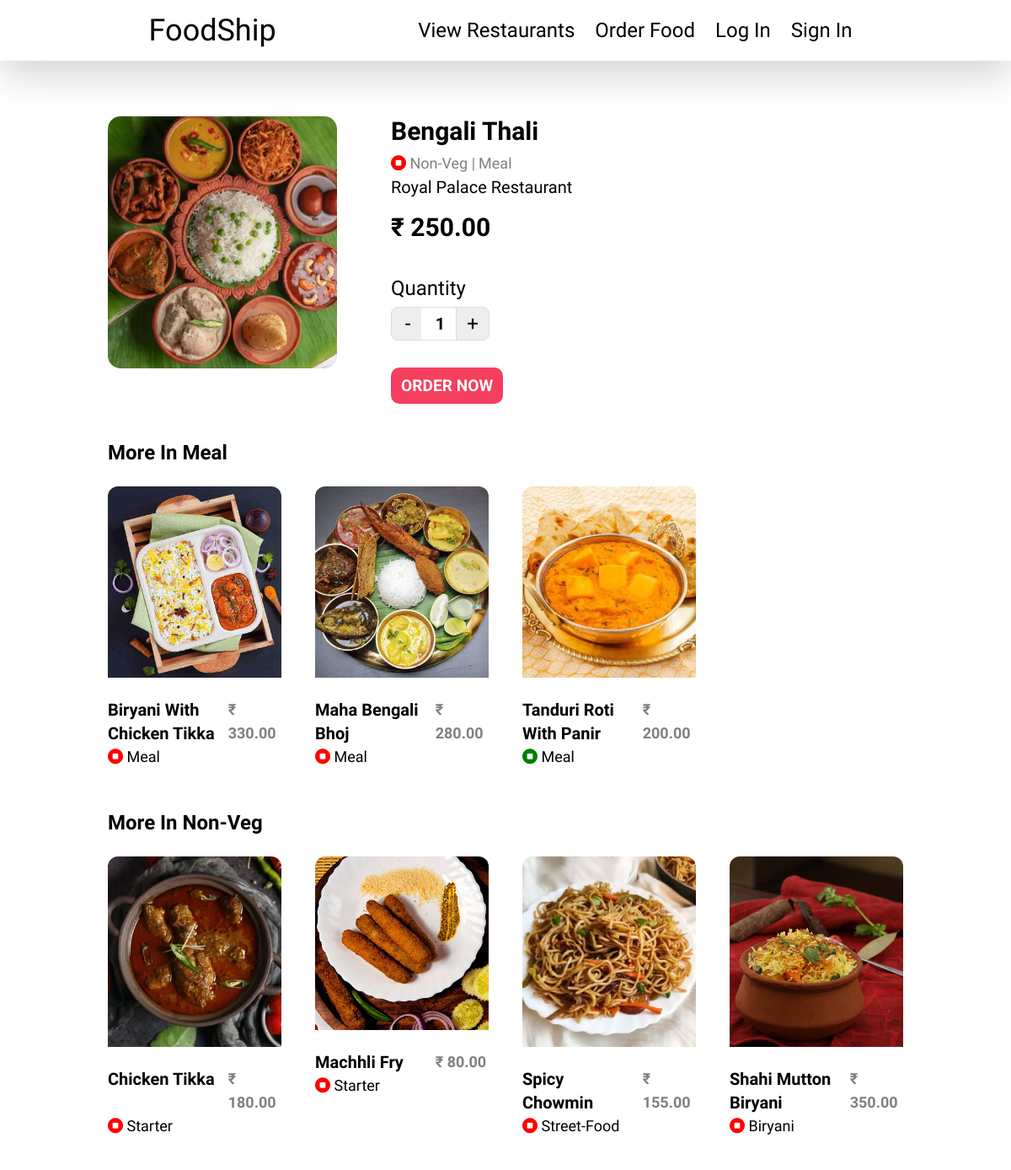
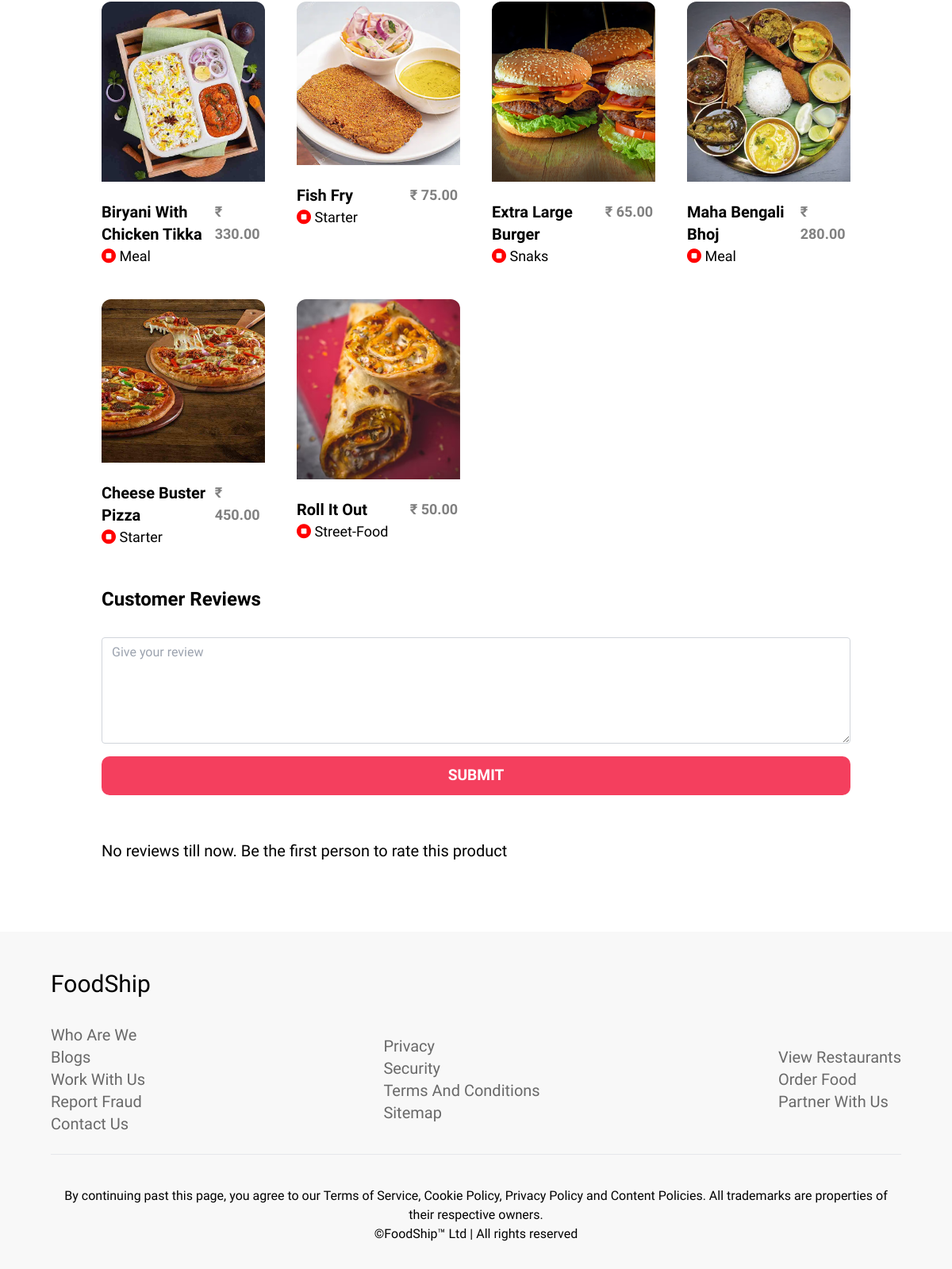
The page /products/view/794f1442-a0c3-4231-9d47-d1ac0458cb72 on the database its author committed (2 pictures, top to bottom).
### product/models.py (models this page shows, shortened)
class Product(models.Model):
    product_id = models.UUIDField(primary_key=True, unique=True, default = uuid.uuid4, editable=False)
    product_name = models.CharField(max_length = 255)
    restaurant = models.ForeignKey(Restaurant, on_delete=models.CASCADE)
    price = models.DecimalField(max_digits=8, decimal_places=2)
    product_image = models.FileField(upload_to = 'product/', max_length=555)
    food_type = models.CharField(max_length=255, choices = food_type_choices, default='veg')
    meal_type = models.CharField(max_length=255, choices = meal_type_choices, default='starter')
    added_on = models.DateTimeField(default=timezone.now)

### restaurant/models.py (models this page shows)
class Restaurant(models.Model):
    restaurant_id = models.UUIDField(primary_key=True, default=uuid.uuid4, unique=True, editable=False)
    restaurant_name = models.CharField(max_length = 255)
    restaurant_image = models.FileField(upload_to= 'restaurant/', max_length=555, default=None)
    restaurant_type = models.CharField(max_length=255, choices = restaurant_type_choices, default='family')
    available_foodTypes = models.CharField(max_length = 255, blank = True)
    country = models.CharField(max_length = 255, blank = True)
    state = models.CharField(max_length = 255, blank = True)
    city = models.CharField(max_length = 255)
    street = models.CharField(max_length = 255)
    pin = models.IntegerField()
    phone = models.IntegerField()
    timing = models.CharField(max_length = 255, default = "10 AM to 12 Midnight")
    rating = models.DecimalField(max_digits = 2, decimal_places=1)
    home_delivery = models.BooleanField(default = False)
    full_bar_available = models.BooleanField(default = False)
    takeaway_available = models.BooleanField(default = False)
    vegitarian_only = models.BooleanField(default = False)
    live_sports_screening = models.BooleanField(default = False)
    deserts_and_bakes = models.BooleanField(default = False)
    live_music = models.BooleanField(default = False)
    smoking_area = models.BooleanField(default = False)
    family_dining = models.BooleanField(default = False)
    romantic_dining = models.BooleanField(default = False)
    indoor_seating = models.BooleanField(default = False)
    outdoor_seating = models.BooleanField(default = False)
    nightlife = models.BooleanField(default = False)
    free_wifi = models.BooleanField(default = False)
    pool = models.BooleanField(default = False)
    def __str__(self):
        return self.restaurant_name

### product/views.py (the view)
# urls.py: path('view/<productID>', ProductView),
def ProductView(request, productID):
    user_city = request.session.get('user_city', 'you')
    product = Product.objects.get(product_id = productID)
    similarProductMealType = Product.objects.filter(meal_type = product.meal_type)
    similarProductMealType = similarProductMealType.exclude(product_id = productID)
    similarProductFoodType = Product.objects.filter(food_type = product.food_type)
    similarProductFoodType = similarProductFoodType.exclude(product_id = productID)
    product_reviews = ProductReview.objects.filter(product = product.product_name).order_by('-added_on')
    context = {
        "product_id" : productID,
        'product' : product,
        'similar_products_mealType' : similarProductMealType,
        'similar_products_foodType' : similarProductFoodType[:16],
        'len_similar_products_mealType' : len(similarProductMealType),
        'len_similar_products_foodType' : len(similarProductFoodType),
        'product_reviews' : product_reviews,
        'len_product_reviews' : len(product_reviews),
    }
    return render(request, './product/viewProduct.html', context)

### templates/product/viewProduct.html (shortened to what this page needs)
{% extends '../blocks/base.html' %}
{% block css %}
<link rel="stylesheet" href="/static/css/viewProduct.css">
{% endblock css %}
{% block body %}
<section class="section px-32 pb-12">
    <div>
        <div id="product-view-box" class="grid grid-cols-3 gap-16 my-12">
            <div id="product-img-box">
                <img src="/media/{{product.product_image}}" alt="">
            </div>
            <div id="product-info-box" class="col-span-2">
                <h1 class="f-bold text-3xl capitalize mb-1.5">
                    {{product.product_name}}
                </h1>
                <div class="flex text-lg f-light text-gray capitalize" style="color: gray;">
                    <p><i class="fa fa-stop-circle" {% if product.food_type == 'non-veg' %}style="color:red;"{%else%}style="color:green;"{%endif%}></i> {{product.food_type}} | </p>
                    <p class="ml-1"> {{product.meal_type}}</p>
                </div>
                <h3 class="f-light text-xl capitalize">{{product.restaurant}}</h3>
                <h3 class="text-3xl f-bold mt-4">&#x20B9; <span id="product-price">{{product.price}}</span> </h3>
                <div class="pt-8">
                    <h3 class="f-light text-2xl py-1.5">Quantity</h3>
                    <div id="quantity-box">
                        <div class="value-button f-light text-2xl" id="decrease" onclick="decreaseValue()" value="Decrease Value">-</div>
                        <input type="number" id="number" class="f-bold text-xl" value="1" />
                        <div class="value-button f-light text-2xl" id="increase" onclick="increaseValue()" value="Increase Value">+</div>
                    </div>
                    <div class="pt-10">
                        <a href="/order/{{product.product_id}}?q=1" class="my-btn1" id="order-btn">Order now</a>
                    </div>
                </div>
            </div>
        </div>
        <div id="similar-products">
            {% if len_similar_products_mealType != 0%}
            <div class="my-12">
                <h3 class="f-bold text-2xl capitalize">
                    more in {{product.meal_type}}
                </h3>
                <div class="grid grid-cols-4 gap-10 w-full mt-6">
                    {% for p in similar_products_mealType%}
                    <a href="/products/view/{{p.product_id}}" class="food-box">
                        <div class="image-box pb-3">
                            <img src="/media/{{p.product_image}}"
                                alt="">
                        </div>
                        <div class="text-box grid grid-cols-3 gap-2 mt-3">
                            <div class="col-span-2">
                                <h3 class="f-bold text-xl capitalize">{{p.product_name}}</h3>
                            </div>
                            <div>
                                <p class="text-lg f-bold" style="color: gray;">&#x20B9; {{p.price}}</p>
                            </div>
                        </div>
                        <p class="text-lg f-light text-gray capitalize"><i class="fa fa-stop-circle" {% if p.food_type == 'non-veg' %}style="color:red;"{%else%}style="color:green;"{%endif%}></i> {{p.meal_type}}</p>
                    </a>
                    {% endfor %}
                </div>
            </div>
            {% endif %}
            {% if len_similar_products_foodType != 0 %}
            <div class="my-12">
                <h3 class="f-bold text-2xl capitalize">
                    more in {{product.food_type}}
                </h3>
                <div class="grid grid-cols-4 gap-10 w-full mt-6">
                    {% for p in similar_products_foodType%}
                    <a href="/products/view/{{p.product_id}}" class="food-box">
                        <div class="image-box pb-3">
                            <img src="/media/{{p.product_image}}"
                                alt="">
                        </div>
                        <div class="text-box grid grid-cols-3 gap-2 mt-3">
                            <div class="col-span-2">
                                <h3 class="f-bold text-xl capitalize">{{p.product_name}}</h3>
                            </div>
                            <div>
                                <p class="text-lg f-bold" style="color: gray;">&#x20B9; {{p.price}}</p>
                            </div>
                        </div>
                        <p class="text-lg f-light text-gray capitalize"><i class="fa fa-stop-circle" {% if p.food_type == 'non-veg' %}style="color:red;"{%else%}style="color:green;"{%endif%}></i> {{p.meal_type}}</p>
                    </a>
                    {% endfor %}
                </div>
            </div>
            {% endif %}
        </div>
        <div id="reviews">
            <h3 class="f-bold text-2xl capitalize">
                customer reviews
            </h3>
            <div class="w-full my-8">
                <form action="{% url 'addProductReview' %}?product_id={{product_id}}" method="post">
                    <textarea name="review" id="review" class="f-light form-control block w-full px-3 py-1.5 text-base font-normal text-gray-700 bg-white bg-clip-padding border border-solid border-gray-300 rounded transition ease-in-out m-0 focus:text-gray-700 focus:bg-white focus:border-blue-600 focus:outline-none" placeholder="Give your review" rows="5"></textarea>
                    <div class="py-4">
                        <button class="my-btn1 w-full" type="submit">Submit</button>
                    </div>
                </form>
            </div>
            {% if len_product_reviews != 0 %}
            <div class="flex-col w-full my-10">
                {% for review in product_reviews%}
                <div class="w-full flex items-start justify-between">
                    <div class="text-left w-5/6">
                        <h3 class="text-2xl f-bold capitalize mb-2.5">{{review.username}}</h3>
                        <p class="f-light text-lg">{{review.review}}</p>
                    </div>
                    <div class="f-light text-xl text-right">{{review.added_on}}</div>
                </div>
                <hr class="my-6">
                {% endfor %}
            </div>
            {% else %}
            <h3 class="f-light text-xl my-10">No reviews till now. Be the first person to rate this product</h3>
            {% endif %}
        </div>
    </div>
</section>
{% endblock body %}

### static/css/base.css (style rules this page uses)
.f-bold, .my-btn1 { font-family: 'Baloo 2', cursive; font-weight: 600; }
.f-light { font-family: 'Baloo 2', cursive; font-weight: 400; }
section { width: 100%; }
.section { padding-top: 90px; }
.my-btn1 { text-transform: uppercase; color: white; cursor: pointer; -webkit-transition: all 0.3s ease-in-out; transition: all 0.3s ease-in-out; background-color: #f43f5e !important; padding: 10px 12px; border-radius: 10px; font-size: 1.2rem; }
.food-box { border-radius: 12px; overflow: hidden; -webkit-transition: all 0.35s ease-in-out; transition: all 0.35s ease-in-out; max-width: 235px; }

### static/css/viewProduct.css (style rules this page uses)
.f-bold, .my-btn1 { font-family: 'Baloo 2', cursive; font-weight: 600; }
.f-light { font-family: 'Baloo 2', cursive; font-weight: 400; }
section { width: 100%; }
.section { padding-top: 90px; }
.my-btn1 { text-transform: uppercase; color: white; cursor: pointer; -webkit-transition: all 0.3s ease-in-out; transition: all 0.3s ease-in-out; background-color: #f43f5e !important; padding: 10px 12px; border-radius: 10px; font-size: 1.2rem; }
#product-img-box { border-radius: 15px; }
#product-img-box img { width: 100%; border-radius: 15px; }
#quantity-box, #number, .value-button { display: -webkit-box; display: -ms-flexbox; display: flex; -webkit-box-align: center; -ms-flex-align: center; align-items: center; -webkit-box-pack: center; -ms-flex-pack: center; justify-content: center; }
#quantity-box { -webkit-box-pack: start; -ms-flex-pack: start; justify-content: flex-start; }
.value-button { border: 1px solid #ddd; margin: 0px; width: 40px; height: 40px; text-align: center; vertical-align: middle; padding: 11px 0; background: #eee; -webkit-user-select: none; -moz-user-select: none; -ms-user-select: none; user-select: none; }
#decrease { -webkit-user-select: none; -moz-user-select: none; -ms-user-select: none; user-select: none; margin-right: -4px; border-radius: 8px 0 0 8px; }
#increase { -webkit-user-select: none; -moz-user-select: none; -ms-user-select: none; user-select: none; margin-left: -4px; border-radius: 0 8px 8px 0; }
#number { text-align: center; border: none; border-top: 1px solid #ddd; border-bottom: 1px solid #ddd; margin: 0px; width: 45px; height: 40px; outline: none; }

### rows shown on the page
Product: product_image (picture), product_name "Bengali Thali", food_type "Non-Veg", meal_type "Meal", restaurant "Royal Palace Restaurant", price "250.00"
Product: product_image (picture), product_name "Biryani With Chicken Tikka", price "330.00", meal_type "Meal"
Product: product_image (picture), product_name "Maha Bengali Bhoj", price "280.00", meal_type "Meal"
Product: product_image (picture), product_name "Tanduri Roti With Panir", price "200.00", meal_type "Meal"
Product: product_image (picture), product_name "Chicken Tikka", price "180.00", meal_type "Starter"
Product: product_image (picture), product_name "Machhli Fry", price "80.00", meal_type "Starter"
Product: product_image (picture), product_name "Spicy Chowmin", price "155.00", meal_type "Street-Food"
Product: product_image (picture), product_name "Shahi Mutton Biryani", price "350.00", meal_type "Biryani"
Product: product_image (picture), product_name "Fish Fry", price "75.00", meal_type "Starter"
Product: product_image (picture), product_name "Extra Large Burger", price "65.00", meal_type "Snaks"
Product: product_image (picture), product_name "Cheese Buster Pizza", price "450.00", meal_type "Starter"
Product: product_image (picture), product_name "Roll It Out", price "50.00", meal_type "Street-Food"
